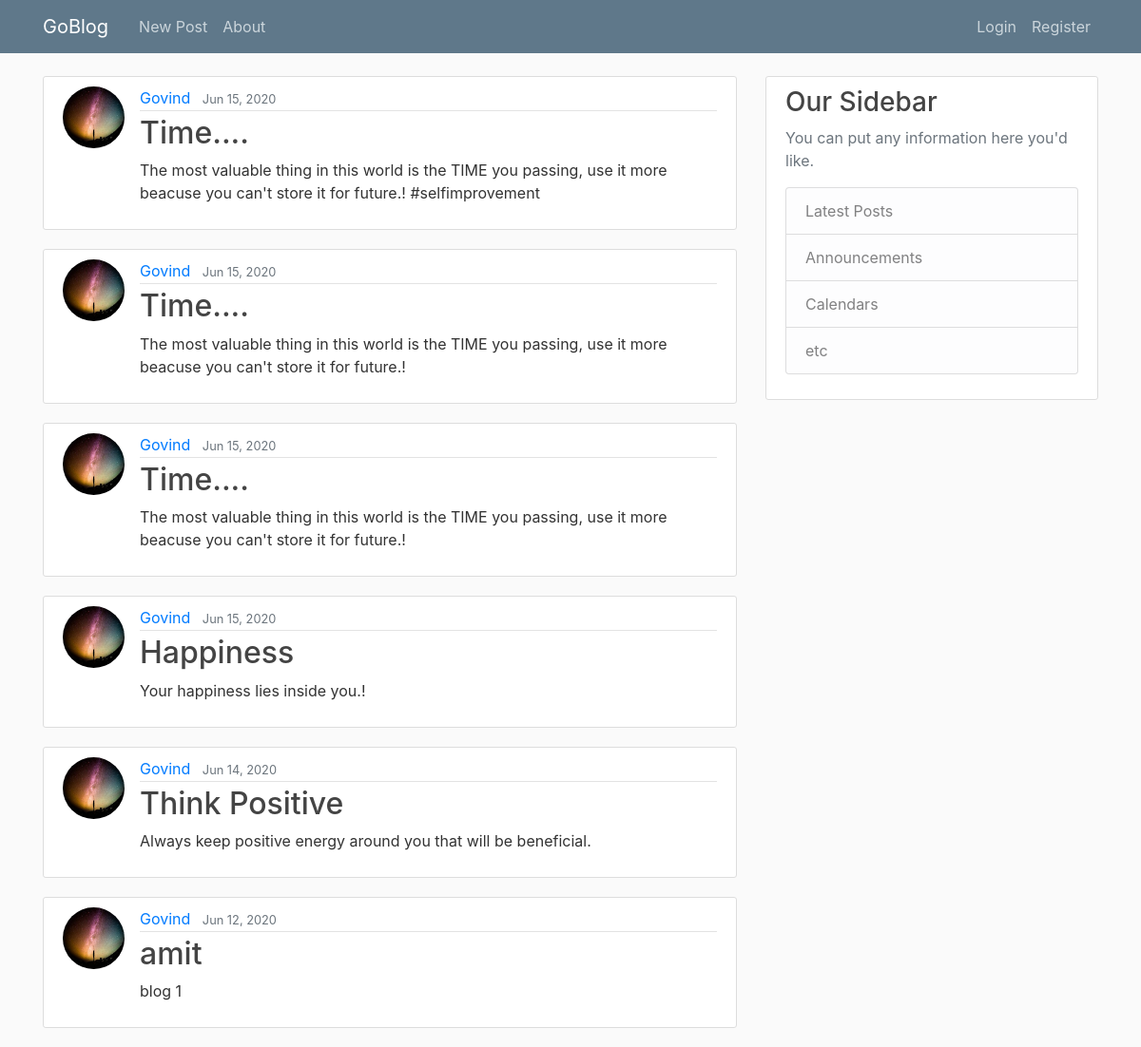
Before: / with the older database file.
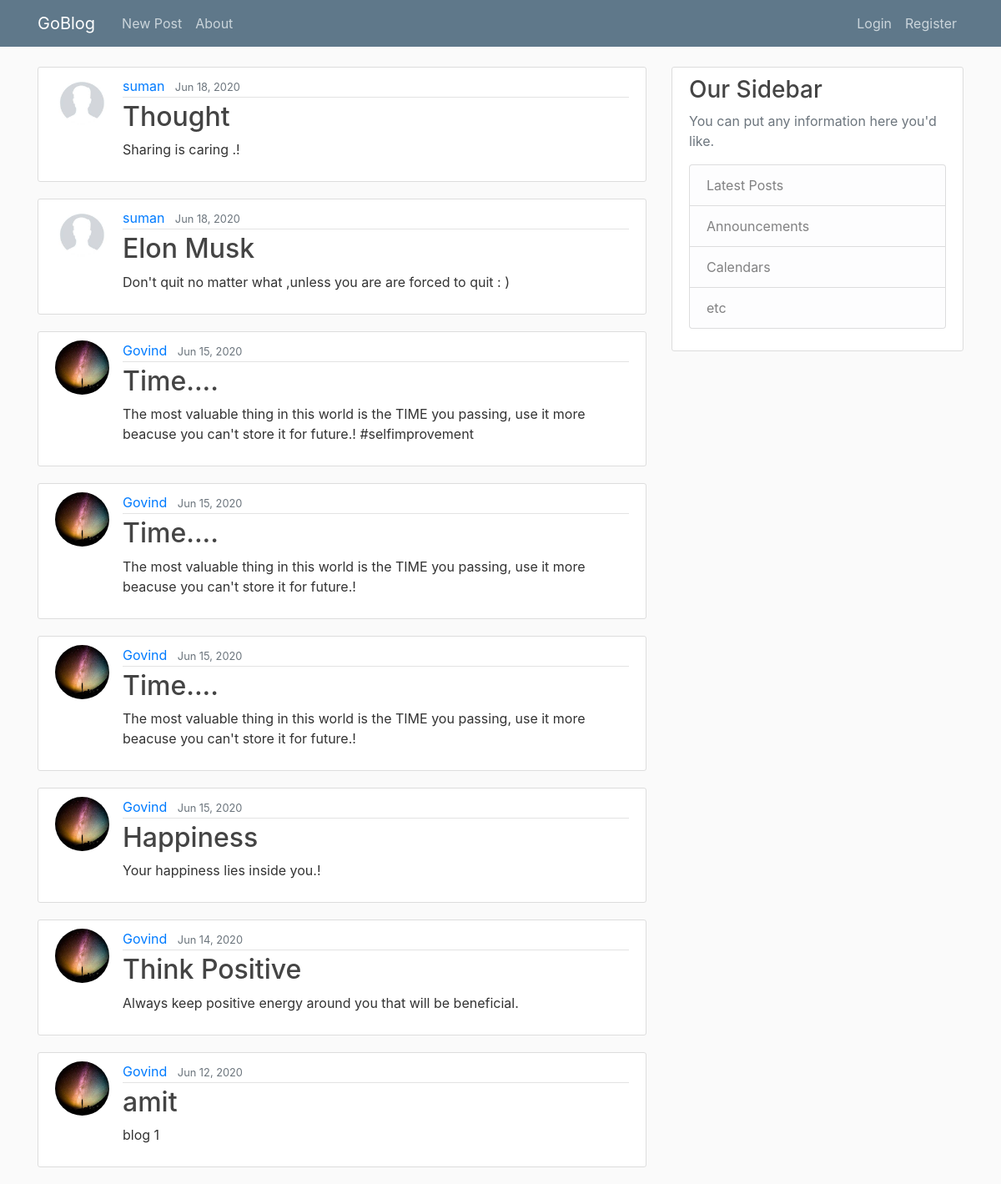
After: the same page with the newer database file.
### blog/models.py (models this page shows, shortened)
class Post(models.Model):
    title = models.CharField(max_length=100)
    content = models.TextField()
    date_posted = models.DateTimeField(default=timezone.now)
    author = models.ForeignKey(User, on_delete= models.CASCADE )

### users/models.py (models this page shows, shortened)
class Profile(models.Model):
    user = models.OneToOneField(User, on_delete=models.CASCADE)
    image = db.models.ImageField(default='default.jpg', upload_to='profile_pics')

### blog/views.py (the view)
# urls.py: path('',PostListView.as_view(), name= 'blog-home'),     # name is used in html page to link the url
class PostListView(ListView):
    model = Post
    template_name = 'blog/home.html' # naming covention is appname/model_viewtype.html for ListView but we can change it here
    context_object_name = 'posts'       # to tell listview  which object to be passed which we used in html file
    ordering = ['-date_posted']

### blog/templates/blog/home.html
{% extends "blog/base.html" %}
{% block content %}
    {% for post in posts %}
        <article class="media content-section">
          <img class="rounded-circle article-img" src="{{ post.author.profile.image.url }}" >
          <div class="media-body">
            <div class="article-metadata">
              <a class="mr-2" href="#">{{ post.author }}</a>
              <small class="text-muted">{{ post.date_posted|date:"M  d, Y" }}</small>
            </div>
              <h2><a class="article-title" href="{% url 'post-detail' post.id %}">{{ post.title }}</a></h2>
            <p class="article-content">{{ post.content }}</p>
          </div>
        </article>
    {% endfor %}
{% endblock content %}

### blog/templates/blog/base.html (shortened to what this page needs)
{% load static %}
<!DOCTYPE html>
<html>
<head>
    <link rel="stylesheet" href="https://maxcdn.bootstrapcdn.com/bootstrap/4.0.0/css/bootstrap.min.css">
    <link rel="stylesheet" type="text/css" href="{% static 'blog/main.css' %}">
</head>
<body>
    <header class="site-header">
      <nav class="navbar navbar-expand-md navbar-dark bg-steel fixed-top">
        <div class="container">
          <a class="navbar-brand mr-4" href="{% url 'blog-home' %}">GoBlog</a>
          <div class="collapse navbar-collapse" id="navbarToggle">
            <div class="navbar-nav mr-auto">
              <a class="nav-item nav-link" href="{% url 'post-create' %}">New Post</a>
              <a class="nav-item nav-link" href="{% url 'blog-about' %}">About</a>
            </div>
            <div class="navbar-nav">
              {% if user.is_authenticated %}
              <a class="nav-item nav-link" href="{% url 'profile' %}">{{ user }}</a>
              <a class="nav-item nav-link" href="{% url 'logout' %}">Logout</a>
              {% else %}
              <a class="nav-item nav-link" href="{% url 'login' %}">Login</a>
              <a class="nav-item nav-link" href="{% url 'register' %}">Register</a>
              {% endif %}
            </div>
          </div>
        </div>
      </nav>
    </header>
    <main role="main" class="container">
      <div class="row">
        <div class="col-md-8">
          {% block content %}{% endblock %}
        </div>
        <div class="col-md-4">
          <div class="content-section">
            <h3>Our Sidebar</h3>
            <p class='text-muted'>You can put any information here you'd like.
              <ul class="list-group">
                <li class="list-group-item list-group-item-light">Latest Posts</li>
                <li class="list-group-item list-group-item-light">Announcements</li>
                <li class="list-group-item list-group-item-light">Calendars</li>
                <li class="list-group-item list-group-item-light">etc</li>
              </ul>
            </p>
          </div>
        </div>
      </div>
    </main>
</body>
</html>

### blog/static/blog/main.css (style rules this page uses)
body { background: #fafafa; color: #333333; margin-top: 5rem; }
h1, h2, h3, h4, h5, h6 { color: #444444; }
ul { margin: 0; }
.bg-steel { background-color: #5f788a; }
.site-header .navbar-nav .nav-link { color: #cbd5db; }
.content-section { background: #ffffff; padding: 10px 20px; border: 1px solid #dddddd; border-radius: 3px; margin-bottom: 20px; }
.article-title { color: #444444; }
.article-content { white-space: pre-line; }
.article-img { height: 65px; width: 65px; margin-right: 16px; }
.article-metadata { padding-bottom: 1px; margin-bottom: 4px; border-bottom: 1px solid #e3e3e3 }

Changed rows visible on the page:
added Post: author.profile.image (placeholder picture), author "suman", date_posted "Jun 18, 2020", title "Thought", content "Sharing is caring .!"
added Post: author.profile.image (placeholder picture), author "suman", date_posted "Jun 18, 2020", title "Elon Musk", content "Don't quit no matter what ,unless you are are forced to quit : )"
